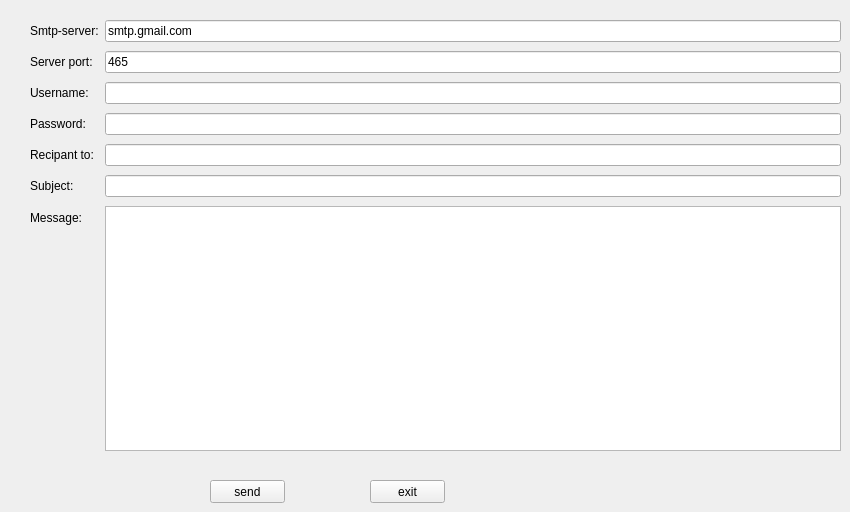
      <widget class="QWidget" name="tab_9">
       <attribute name="title">
        <string>send mail</string>
       </attribute>
       <widget class="QWidget" name="layoutWidget">
        <property name="geometry">
         <rect>
          <x>30</x>
          <y>20</y>
          <width>811</width>
          <height>431</height>
         </rect>
        </property>
        <layout class="QFormLayout" name="formLayout_2">
         <property name="fieldGrowthPolicy">
          <enum>QFormLayout::ExpandingFieldsGrow</enum>
         </property>
         <property name="rowWrapPolicy">
          <enum>QFormLayout::WrapLongRows</enum>
         </property>
         <property name="verticalSpacing">
          <number>9</number>
         </property>
         <item row="0" column="0">
          <widget class="QLabel" name="label_22">
           <property name="text">
            <string>Smtp-server:</string>
           </property>
          </widget>
         </item>
         <item row="1" column="0">
          <widget class="QLabel" name="label_23">
           <property name="text">
            <string>Server port:</string>
           </property>
          </widget>
         </item>
         <item row="3" column="0">
          <widget class="QLabel" name="label_24">
           <property name="text">
            <string>Username:</string>
           </property>
          </widget>
         </item>
         <item row="4" column="0">
          <widget class="QLabel" name="label_25">
           <property name="text">
            <string>Password:</string>
           </property>
          </widget>
         </item>
         <item row="5" column="0">
          <widget class="QLabel" name="label_26">
           <property name="text">
            <string>Recipant to:</string>
           </property>
          </widget>
         </item>
         <item row="6" column="0">
          <widget class="QLabel" name="label_27">
           <property name="text">
            <string>Subject:</string>
           </property>
          </widget>
         </item>
         <item row="7" column="0">
          <widget class="QLabel" name="label_28">
           <property name="text">
            <string>Message:</string>
           </property>
          </widget>
         </item>
         <item row="0" column="1">
          <widget class="QLineEdit" name="server_2">
           <property name="text">
            <string>smtp.gmail.com</string>
           </property>
          </widget>
         </item>
         <item row="3" column="1">
          <widget class="QLineEdit" name="uname_2"/>
         </item>
         <item row="4" column="1">
          <widget class="QLineEdit" name="paswd_2">
           <property name="inputMask">
            <string/>
           </property>
           <property name="echoMode">
            <enum>QLineEdit::Password</enum>
           </property>
          </widget>
         </item>
         <item row="5" column="1">
          <widget class="QLineEdit" name="rcpt_2"/>
         </item>
         <item row="6" column="1">
          <widget class="QLineEdit" name="subject_2"/>
         </item>
         <item row="7" column="1">
          <widget class="QPlainTextEdit" name="msg_2"/>
         </item>
         <item row="1" column="1">
          <widget class="QLineEdit" name="port_2">
           <property name="text">
            <string>465</string>
           </property>
          </widget>
         </item>
        </layout>
       </widget>
       <widget class="QPushButton" name="sendBtn">
        <property name="geometry">
         <rect>
          <x>210</x>
          <y>480</y>
          <width>75</width>
          <height>23</height>
         </rect>
        </property>
        <property name="text">
         <string>send</string>
        </property>
       </widget>
       <widget class="QPushButton" name="exitBtn">
        <property name="geometry">
         <rect>
          <x>370</x>
          <y>480</y>
          <width>75</width>
          <height>23</height>
         </rect>
        </property>
        <property name="text">
         <string>exit</string>
        </property>
       </widget>
      </widget>
